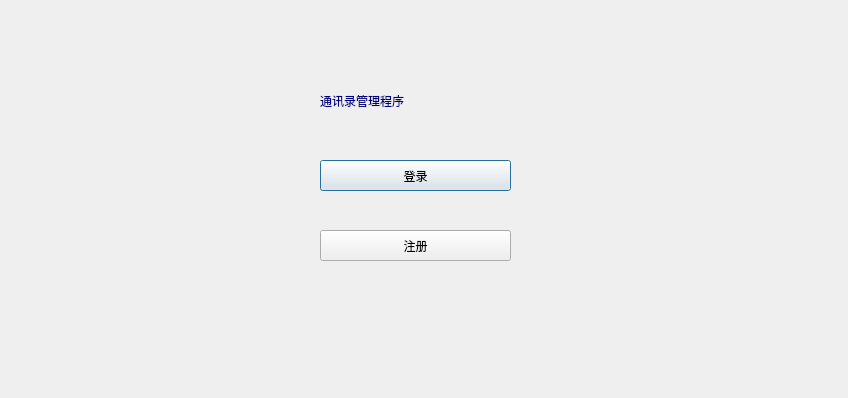
<?xml version="1.0" encoding="UTF-8"?>
<ui version="4.0">
 <class>Dialog</class>
 <widget class="QDialog" name="Dialog">
  <property name="geometry">
   <rect>
    <x>0</x>
    <y>0</y>
    <width>848</width>
    <height>398</height>
   </rect>
  </property>
  <property name="windowTitle">
   <string>Dialog</string>
  </property>
  <widget class="QLabel" name="blackground_label">
   <property name="geometry">
    <rect>
     <x>-30</x>
     <y>0</y>
     <width>881</width>
     <height>401</height>
    </rect>
   </property>
   <property name="text">
    <string/>
   </property>
   <property name="pixmap">
    <pixmap>rec/blackground.jpg</pixmap>
   </property>
   <property name="scaledContents">
    <bool>true</bool>
   </property>
  </widget>
  <widget class="QLabel" name="title_label">
   <property name="geometry">
    <rect>
     <x>320</x>
     <y>80</y>
     <width>191</width>
     <height>41</height>
    </rect>
   </property>
   <property name="styleSheet">
    <string notr="true">color: rgb(0, 0, 127);
font: 20pt &quot;楷体&quot;;</string>
   </property>
   <property name="text">
    <string>通讯录管理程序</string>
   </property>
  </widget>
  <widget class="QPushButton" name="login_pushButton">
   <property name="geometry">
    <rect>
     <x>320</x>
     <y>160</y>
     <width>191</width>
     <height>31</height>
    </rect>
   </property>
   <property name="styleSheet">
    <string notr="true">
font: 12pt &quot;华文楷体&quot;;</string>
   </property>
   <property name="text">
    <string>登录</string>
   </property>
  </widget>
  <widget class="QPushButton" name="enroll_pushButton">
   <property name="geometry">
    <rect>
     <x>320</x>
     <y>230</y>
     <width>191</width>
     <height>31</height>
    </rect>
   </property>
   <property name="styleSheet">
    <string notr="true">font: 12pt &quot;华文楷体&quot;;</string>
   </property>
   <property name="text">
    <string>注册</string>
   </property>
  </widget>
 </widget>
 <resources/>
 <connections/>
</ui>
